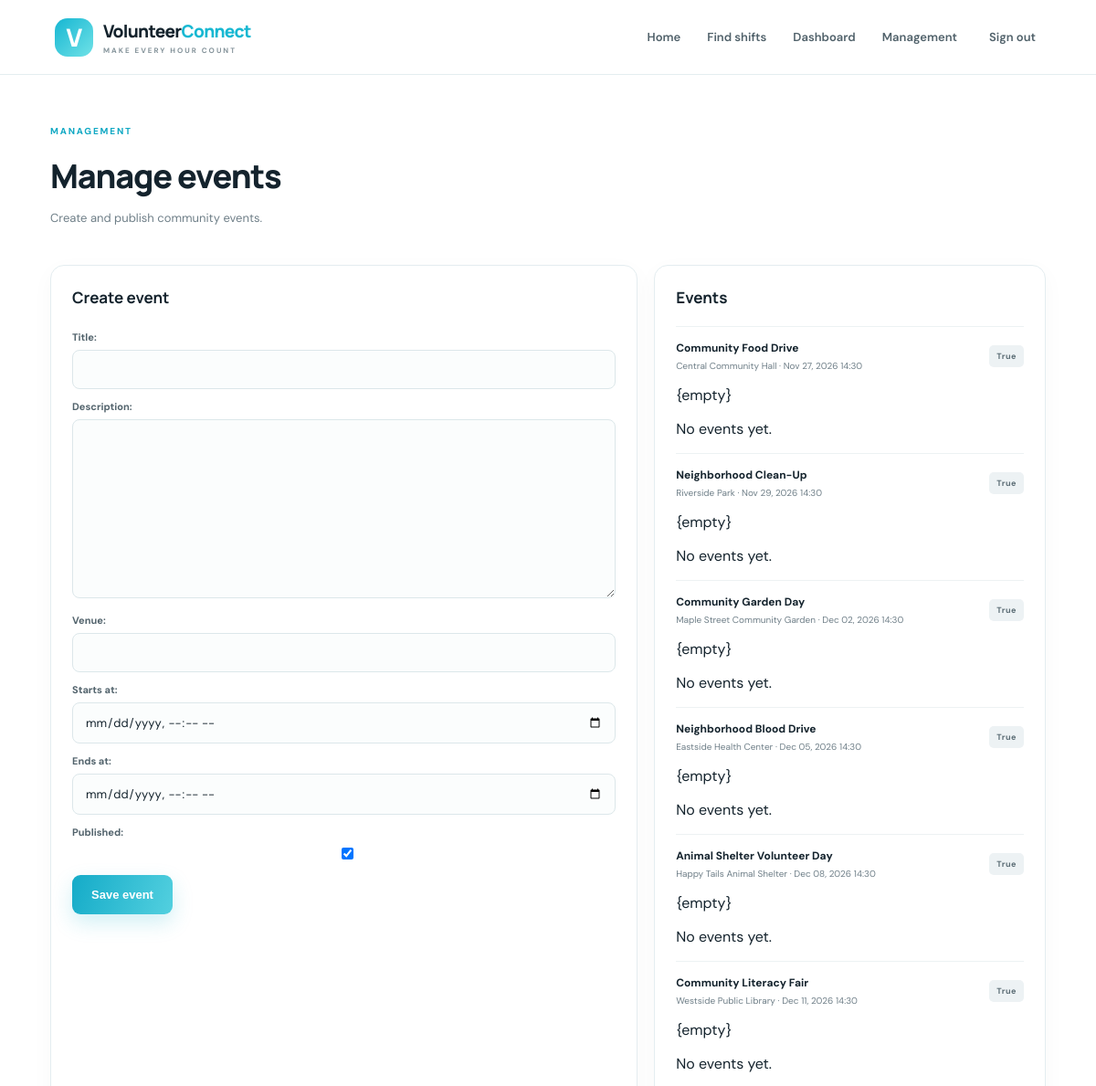
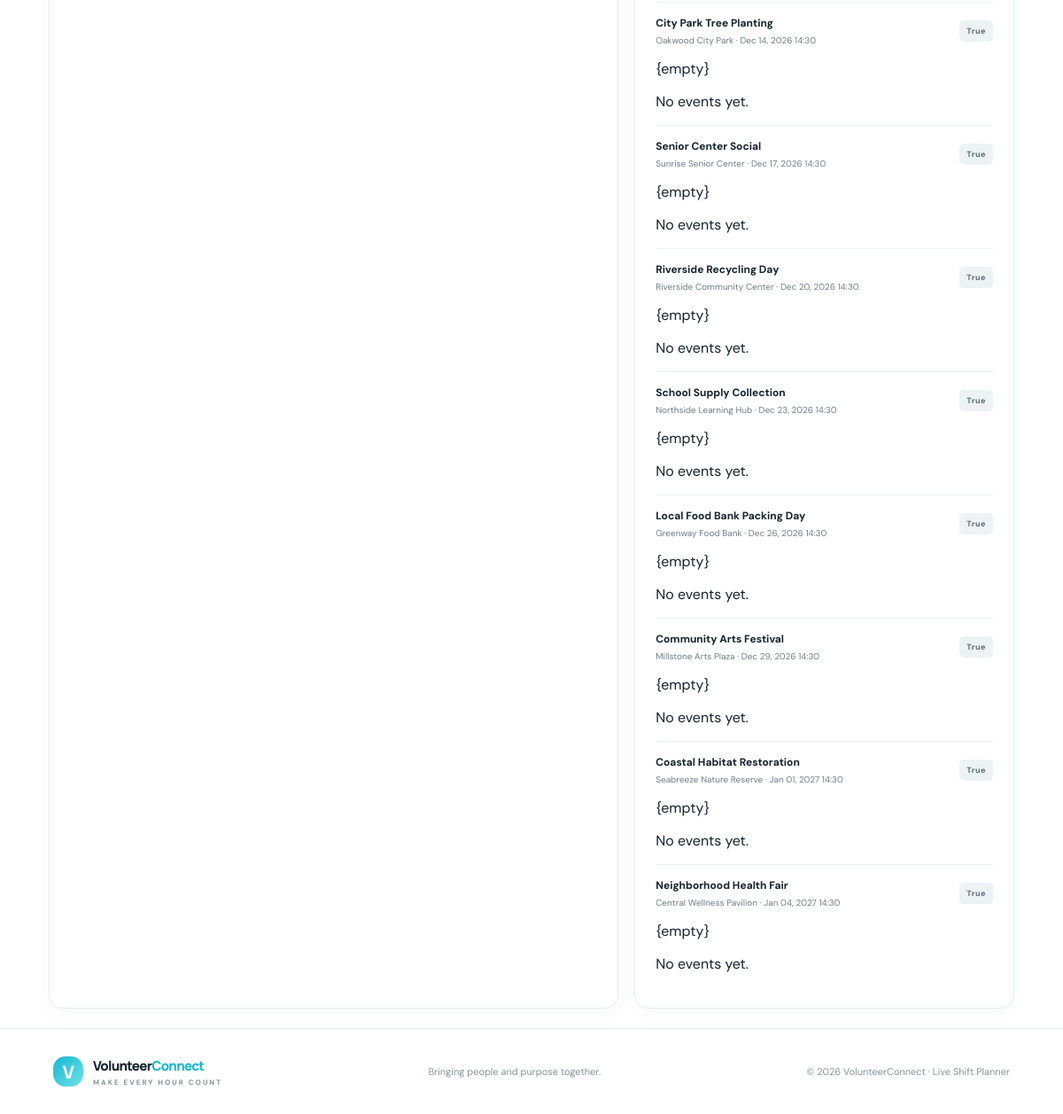
/control/events/ (signed in), run on the app's committed database (2 pictures, top to bottom).
### planner/models.py (models this page shows, shortened)
class Event(models.Model):
    title = models.CharField(max_length=160)
    description = models.TextField()
    venue = models.CharField(max_length=180)
    starts_at = models.DateTimeField()
    ends_at = models.DateTimeField()
    published = models.BooleanField(default=True)
    created_by = models.ForeignKey(User, on_delete=models.PROTECT)
    created_at = models.DateTimeField(auto_now_add=True)
    class Meta: ordering = ["starts_at"]

### planner/views.py (the view)
# urls.py: path("control/events/",views.manage_events,name="manage_events"),
@staff_required
def manage_events(request):
    form = EventForm(request.POST or None)
    if request.method == "POST" and form.is_valid():
        event = form.save(commit=False); event.created_by = request.user; event.save()
        log_action(request.user, "Created event", event); messages.success(request,"Event created.")
        return redirect("manage_events")
    return render(request,"planner/manage_events.html",{"form":form,"events":Event.objects.all()})

### planner/forms.py
class EventForm(forms.ModelForm):
    class Meta:
        model = Event
        fields = ["title","description","venue","starts_at","ends_at","published"]
        widgets = {"starts_at": forms.DateTimeInput(attrs={"type":"datetime-local"}), "ends_at": forms.DateTimeInput(attrs={"type":"datetime-local"})}

### planner/views.py (called while the page is built)
def role_of(user):
    if user.is_superuser: return "ADMIN"
    return getattr(getattr(user, "profile", None), "role", "VOLUNTEER")

def staff_required(view):
    @wraps(view)
    @login_required
    def wrapped(request, *args, **kwargs):
        if role_of(request.user) not in ("ADMIN","ORGANIZER","ZONE_LEAD"):
            return HttpResponseForbidden("You do not have permission to access this page.")
        return view(request, *args, **kwargs)
    return wrapped

### templates/planner/manage_events.html
{% extends 'planner/base.html' %}{% block content %}<section class="dash-head"><div><div class="eyebrow">MANAGEMENT</div><h1>Manage events</h1><p>Create and publish community events.</p></div></section><div class="dashboard-grid"><section class="panel"><h2>Create event</h2><form method="post" class="form">{% csrf_token %}{{ form.as_p }}<button class="btn">Save event</button></form></section><section class="panel"><h2>Events</h2>{% for e in events %}<div class="list-row"><div><b>{{ e.title }}</b><small>{{ e.venue }} · {{ e.starts_at|date:"M d, Y H:i" }}</small></div><span class="status">{{ e.get_published_display|default:e.published }}</span></div>{empty}<p>No events yet.</p>{% endfor %}</section></div>{% endblock %}

### static/css/style.css (style rules this page uses)
:root { --ink:#14232d;--muted:#6f7f88;--blue:#19b7d2;--cyan:#63d9e8;--navy:#10242f;--paper:#f6fafb;--line:#e4edf0;--white:#fff;--shadow:0 18px 55px rgba(16,36,47,.08) }
* { box-sizing:border-box }
body { margin:0;background:#fff;color:var(--ink);font-family:'DM Sans',sans-serif }
.btn { display:inline-flex;align-items:center;justify-content:center;gap:12px;border:0;border-radius:9px;padding:14px 21px;background:linear-gradient(110deg,#14abc8,#53d0df);color:#fff;font-weight:700;font-size:13px;box-shadow:0 9px 22px #24b8cf35;cursor:pointer }
.eyebrow { font-size:10px;font-weight:800;letter-spacing:1.8px;color:#13a9c4;margin-bottom:18px }
.shift-card,.panel,.metric { background:#fff;border:1px solid var(--line);border-radius:15px;padding:23px;box-shadow:0 7px 25px #10242f08 }
.form { margin-top:25px }
.form label { display:block;font-size:11px;font-weight:700;margin:15px 0 7px;color:#52636c }
.form-control,.searchbar input { width:100%;padding:12px 13px;border:1px solid #dce7ea;border-radius:8px;background:#fbfdfd;font:13px 'DM Sans';color:var(--ink);outline:none }
.form p { margin:12px 0 }
.form p label { margin:0 0 7px }
.dash-head { max-width:1130px;margin:55px auto 30px;padding:0 20px;display:flex;align-items:center;justify-content:space-between }
.dash-head h1 { font:800 36px Manrope;letter-spacing:-1.2px;margin:0 0 8px }
.dash-head p { font-size:13px;color:var(--muted) }
.dashboard-grid { max-width:1110px;margin:22px auto;display:grid;grid-template-columns:1.5fr 1fr;gap:18px;padding:0 10px }
.panel h2 { font:700 17px Manrope;margin:0 0 20px }
.list-row { display:flex;align-items:center;justify-content:space-between;gap:12px;padding:15px 0;border-top:1px solid #edf2f3 }
.list-row b,.list-row small { display:block }
.list-row b { font-size:12px }
.list-row small { font-size:10px;color:var(--muted);margin-top:5px }
.status { font-size:9px;font-weight:800;letter-spacing:.5px;padding:6px 8px;border-radius:5px;background:#edf2f4;color:#5f7078;white-space:nowrap }

### data on the page
Event: title "Community Food Drive", venue "Central Community Hall", starts_at "Nov 27, 2026 14:30", published "True"
Event: title "Neighborhood Clean-Up", venue "Riverside Park", starts_at "Nov 29, 2026 14:30", published "True"
Event: title "Community Garden Day", venue "Maple Street Community Garden", starts_at "Dec 02, 2026 14:30", published "True"
Event: title "Neighborhood Blood Drive", venue "Eastside Health Center", starts_at "Dec 05, 2026 14:30", published "True"
Event: title "Animal Shelter Volunteer Day", venue "Happy Tails Animal Shelter", starts_at "Dec 08, 2026 14:30", published "True"
Event: title "Community Literacy Fair", venue "Westside Public Library", starts_at "Dec 11, 2026 14:30", published "True"
Event: title "City Park Tree Planting", venue "Oakwood City Park", starts_at "Dec 14, 2026 14:30", published "True"
Event: title "Senior Center Social", venue "Sunrise Senior Center", starts_at "Dec 17, 2026 14:30", published "True"
Event: title "Riverside Recycling Day", venue "Riverside Community Center", starts_at "Dec 20, 2026 14:30", published "True"
Event: title "School Supply Collection", venue "Northside Learning Hub", starts_at "Dec 23, 2026 14:30", published "True"
Event: title "Local Food Bank Packing Day", venue "Greenway Food Bank", starts_at "Dec 26, 2026 14:30", published "True"
Event: title "Community Arts Festival", venue "Millstone Arts Plaza", starts_at "Dec 29, 2026 14:30", published "True"
Event: title "Coastal Habitat Restoration", venue "Seabreeze Nature Reserve", starts_at "Jan 01, 2027 14:30", published "True"
Event: title "Neighborhood Health Fair", venue "Central Wellness Pavilion", starts_at "Jan 04, 2027 14:30", published "True"
